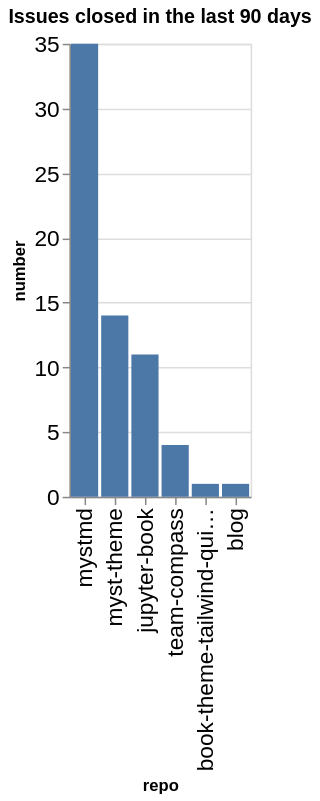

This figure's notebook cell:
### Code cell
closed_counts = closed.groupby(['org', 'repo']).count()['number'].reset_index()
closed_counts['org/repo'] = closed_counts.apply(lambda a: a['org'] + '/' + a['repo'], axis=1)
sorted_vals = closed_counts.sort_values(['number'], ascending=False)['repo'].values
alt.Chart(data=closed_counts, title=f"Issues closed in the last {n_days} days").mark_bar().encode(
    x=alt.X('repo', sort=alt.Sort(sorted_vals.tolist())),
    y='number',
)

### Figure 1 — Vega-Lite specification as saved in the notebook (floating-point values rounded to 4 significant figures)
{"config": {"axisLeft": {"labelFontSize": 15}, "axisBottom": {"labelFontSize": 15}}, "data": {"name": "data-106af4173725de68627a35ff2065ef5b"}, "mark": {"type": "bar"}, "encoding": {"x": {"field": "repo", "sort": ["mystmd", "myst-theme", "jupyter-book", "team-compass", "book-theme-tailwind-quickstart", "blog"], "type": "nominal"}, "y": {"field": "number", "type": "quantitative"}}, "title": "Issues closed in the last 90 days", "$schema": "https://vega.github.io/schema/vega-lite/v5.20.1.json", "datasets": {"data-106af4173725de68627a35ff2065ef5b": [{"org": "jupyter-book", "repo": "blog", "number": 1, "org/repo": "jupyter-book/blog"}, {"org": "jupyter-book", "repo": "book-theme-tailwind-quickstart", "number": 1, "org/repo": "jupyter-book/book-theme-tailwind-quickstart"}, {"org": "jupyter-book", "repo": "jupyter-book", "number": 11, "org/repo": "jupyter-book/jupyter-book"}, {"org": "jupyter-book", "repo": "myst-theme", "number": 14, "org/repo": "jupyter-book/myst-theme"}, {"org": "jupyter-book", "repo": "mystmd", "number": 35, "org/repo": "jupyter-book/mystmd"}, {"org": "jupyter-book", "repo": "team-compass", "number": 4, "org/repo": "jupyter-book/team-compass"}]}}
